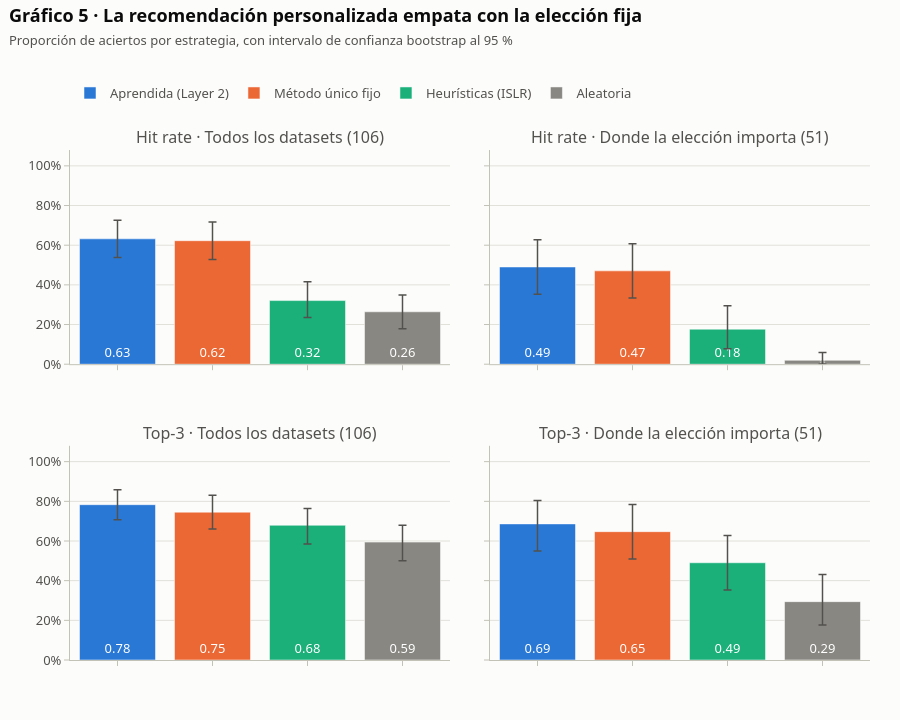

The notebook cell this image was saved under:
### Markdown cell above
**Gráfico 5 — ¿Es real la diferencia entre estrategias?** Los mismos aciertos de la tabla, con
su **intervalo de confianza al 95 %** calculado por *bootstrap*: se remuestrean los datasets
2.000 veces y se mide cuánto varía el resultado. Si los intervalos de dos estrategias se
solapan mucho, la diferencia entre ellas puede deberse al azar de qué datasets entraron en la
muestra.

### Code cell
RNG = np.random.default_rng(20260815)
REPETICIONES = 2000

def intervalo(valores, rng=RNG, reps=REPETICIONES):
    # IC 95 % bootstrap sobre datasets: se remuestrean datasets, no evaluaciones.
    valores = np.asarray(valores, dtype=float)
    medias = rng.choice(valores, size=(reps, len(valores)), replace=True).mean(axis=1)
    return np.percentile(medias, [2.5, 97.5])

filas = []
for estrato, frame in (("Todos los datasets (106)", OUT0),
                       ("Donde la elección importa (51)", OUT0[OUT0.discriminating])):
    for metrica, columna in (("Hit rate", "hit"), ("Top-3", "top_k_hit")):
        for estrategia in ORDEN_ESTRATEGIAS:
            valores = frame.loc[frame.estrategia == estrategia, columna]
            bajo, alto = intervalo(valores)
            filas.append(dict(estrato=estrato, metrica=metrica, estrategia=estrategia,
                              valor=valores.mean(), bajo=bajo, alto=alto))
ic = pd.DataFrame(filas)

estratos = ic.estrato.unique().tolist()
metricas = ["Hit rate", "Top-3"]
fig = make_subplots(rows=2, cols=2, shared_yaxes=True, vertical_spacing=0.16,
                    horizontal_spacing=0.05,
                    subplot_titles=[f"{m} · {e}" for m in metricas for e in estratos])
for i, metrica in enumerate(metricas, start=1):
    for j, estrato in enumerate(estratos, start=1):
        sub = ic[(ic.metrica == metrica) & (ic.estrato == estrato)]
        for _, fila in sub.iterrows():
            fig.add_bar(
                x=[fila.estrategia], y=[fila.valor], name=fila.estrategia,
                marker=dict(color=COLOR_ESTRATEGIA[fila.estrategia]),
                error_y=dict(type="data", symmetric=False, array=[fila.alto - fila.valor],
                             arrayminus=[fila.valor - fila.bajo], color=TINTA_2, thickness=1.5),
                text=[f"{fila.valor:.2f}"], textposition="inside", insidetextanchor="start",
                textfont=dict(color="white"),
                showlegend=(i == 1 and j == 1), legendgroup=fila.estrategia,
                hovertemplate=f"<b>{fila.estrategia}</b><br>{metrica}: {fila.valor:.2f}<br>"
                              f"IC 95 %: [{fila.bajo:.2f}, {fila.alto:.2f}]<extra></extra>",
                row=i, col=j)
fig.update_xaxes(showticklabels=False)
fig.update_yaxes(range=[0, 1.08], tickformat=".0%")
estilo(fig, "Gráfico 5 · La recomendación personalizada empata con la elección fija",
       "Proporción de aciertos por estrategia, con intervalo de confianza bootstrap al 95 %",
       alto=720).show()

### Figure 1 — Plotly figure (JSON) as saved in the notebook; plotly's stock layout.template omitted (floating-point values rounded to 4 significant figures)
{"data": [{"error_y": {"array": [0.09434], "arrayminus": [0.09434], "color": "#52514e", "symmetric": false, "thickness": 1.5, "type": "data"}, "hovertemplate": "<b>Aprendida (Layer 2)</b><br>Hit rate: 0.63<br>IC 95 %: [0.54, 0.73]<extra></extra>", "insidetextanchor": "start", "legendgroup": "Aprendida (Layer 2)", "marker": {"color": "#2a78d6"}, "name": "Aprendida (Layer 2)", "showlegend": true, "text": ["0.63"], "textfont": {"color": "white"}, "textposition": "inside", "type": "bar", "x": ["Aprendida (Layer 2)"], "xaxis": "x", "y": [0.6321], "yaxis": "y"}, {"error_y": {"array": [0.09434], "arrayminus": [0.09434], "color": "#52514e", "symmetric": false, "thickness": 1.5, "type": "data"}, "hovertemplate": "<b>Método único fijo</b><br>Hit rate: 0.62<br>IC 95 %: [0.53, 0.72]<extra></extra>", "insidetextanchor": "start", "legendgroup": "Método único fijo", "marker": {"color": "#eb6834"}, "name": "Método único fijo", "showlegend": true, "text": ["0.62"], "textfont": {"color": "white"}, "textposition": "inside", "type": "bar", "x": ["Método único fijo"], "xaxis": "x", "y": [0.6226], "yaxis": "y"}, {"error_y": {"array": [0.09434], "arrayminus": [0.08491], "color": "#52514e", "symmetric": false, "thickness": 1.5, "type": "data"}, "hovertemplate": "<b>Heurísticas (ISLR)</b><br>Hit rate: 0.32<br>IC 95 %: [0.24, 0.42]<extra></extra>", "insidetextanchor": "start", "legendgroup": "Heurísticas (ISLR)", "marker": {"color": "#1baf7a"}, "name": "Heurísticas (ISLR)", "showlegend": true, "text": ["0.32"], "textfont": {"color": "white"}, "textposition": "inside", "type": "bar", "x": ["Heurísticas (ISLR)"], "xaxis": "x", "y": [0.3208], "yaxis": "y"}, {"error_y": {"array": [0.08491], "arrayminus": [0.08491], "color": "#52514e", "symmetric": false, "thickness": 1.5, "type": "data"}, "hovertemplate": "<b>Aleatoria</b><br>Hit rate: 0.26<br>IC 95 %: [0.18, 0.35]<extra></extra>", "insidetextanchor": "start", "legendgroup": "Aleatoria", "marker": {"color": "#898781"}, "name": "Aleatoria", "showlegend": true, "text": ["0.26"], "textfont": {"color": "white"}, "textposition": "inside", "type": "bar", "x": ["Aleatoria"], "xaxis": "x", "y": [0.2642], "yaxis": "y"}, {"error_y": {"array": [0.1373], "arrayminus": [0.1373], "color": "#52514e", "symmetric": false, "thickness": 1.5, "type": "data"}, "hovertemplate": "<b>Aprendida (Layer 2)</b><br>Hit rate: 0.49<br>IC 95 %: [0.35, 0.63]<extra></extra>", "insidetextanchor": "start", "legendgroup": "Aprendida (Layer 2)", "marker": {"color": "#2a78d6"}, "name": "Aprendida (Layer 2)", "showlegend": false, "text": ["0.49"], "textfont": {"color": "white"}, "textposition": "inside", "type": "bar", "x": ["Aprendida (Layer 2)"], "xaxis": "x2", "y": [0.4902], "yaxis": "y2"}, {"error_y": {"array": [0.1373], "arrayminus": [0.1373], "color": "#52514e", "symmetric": false, "thickness": 1.5, "type": "data"}, "hovertemplate": "<b>Método único fijo</b><br>Hit rate: 0.47<br>IC 95 %: [0.33, 0.61]<extra></extra>", "insidetextanchor": "start", "legendgroup": "Método único fijo", "marker": {"color": "#eb6834"}, "name": "Método único fijo", "showlegend": false, "text": ["0.47"], "textfont": {"color": "white"}, "textposition": "inside", "type": "bar", "x": ["Método único fijo"], "xaxis": "x2", "y": [0.4706], "yaxis": "y2"}, {"error_y": {"array": [0.1176], "arrayminus": [0.09804], "color": "#52514e", "symmetric": false, "thickness": 1.5, "type": "data"}, "hovertemplate": "<b>Heurísticas (ISLR)</b><br>Hit rate: 0.18<br>IC 95 %: [0.08, 0.29]<extra></extra>", "insidetextanchor": "start", "legendgroup": "Heurísticas (ISLR)", "marker": {"color": "#1baf7a"}, "name": "Heurísticas (ISLR)", "showlegend": false, "text": ["0.18"], "textfont": {"color": "white"}, "textposition": "inside", "type": "bar", "x": ["Heurísticas (ISLR)"], "xaxis": "x2", "y": [0.1765], "yaxis": "y2"}, {"error_y": {"array": [0.03922], "arrayminus": [0.01961], "color": "#52514e", "symmetric": false, "thickness": 1.5, "type": "data"}, "hovertemplate": "<b>Aleatoria</b><br>Hit rate: 0.02<br>IC 95 %: [0.00, 0.06]<extra></extra>", "insidetextanchor": "start", "legendgroup": "Aleatoria", "marker": {"color": "#898781"}, "name": "Aleatoria", "showlegend": false, "text": ["0.02"], "textfont": {"color": "white"}, "textposition": "inside", "type": "bar", "x": ["Aleatoria"], "xaxis": "x2", "y": [0.01961], "yaxis": "y2"}, {"error_y": {"array": [0.07547], "arrayminus": [0.07547], "color": "#52514e", "symmetric": false, "thickness": 1.5, "type": "data"}, "hovertemplate": "<b>Aprendida (Layer 2)</b><br>Top-3: 0.78<br>IC 95 %: [0.71, 0.86]<extra></extra>", "insidetextanchor": "start", "legendgroup": "Aprendida (Layer 2)", "marker": {"color": "#2a78d6"}, "name": "Aprendida (Layer 2)", "showlegend": false, "text": ["0.78"], "textfont": {"color": "white"}, "textposition": "inside", "type": "bar", "x": ["Aprendida (Layer 2)"], "xaxis": "x3", "y": [0.783], "yaxis": "y3"}, {"error_y": {"array": [0.08491], "arrayminus": [0.08514], "color": "#52514e", "symmetric": false, "thickness": 1.5, "type": "data"}, "hovertemplate": "<b>Método único fijo</b><br>Top-3: 0.75<br>IC 95 %: [0.66, 0.83]<extra></extra>", "insidetextanchor": "start", "legendgroup": "Método único fijo", "marker": {"color": "#eb6834"}, "name": "Método único fijo", "showlegend": false, "text": ["0.75"], "textfont": {"color": "white"}, "textposition": "inside", "type": "bar", "x": ["Método único fijo"], "xaxis": "x3", "y": [0.7453], "yaxis": "y3"}, {"error_y": {"array": [0.08491], "arrayminus": [0.09434], "color": "#52514e", "symmetric": false, "thickness": 1.5, "type": "data"}, "hovertemplate": "<b>Heurísticas (ISLR)</b><br>Top-3: 0.68<br>IC 95 %: [0.58, 0.76]<extra></extra>", "insidetextanchor": "start", "legendgroup": "Heurísticas (ISLR)", "marker": {"color": "#1baf7a"}, "name": "Heurísticas (ISLR)", "showlegend": false, "text": ["0.68"], "textfont": {"color": "white"}, "textposition": "inside", "type": "bar", "x": ["Heurísticas (ISLR)"], "xaxis": "x3", "y": [0.6792], "yaxis": "y3"}, {"error_y": {"array": [0.08491], "arrayminus": [0.09434], "color": "#52514e", "symmetric": false, "thickness": 1.5, "type": "data"}, "hovertemplate": "<b>Aleatoria</b><br>Top-3: 0.59<br>IC 95 %: [0.50, 0.68]<extra></extra>", "insidetextanchor": "start", "legendgroup": "Aleatoria", "marker": {"color": "#898781"}, "name": "Aleatoria", "showlegend": false, "text": ["0.59"], "textfont": {"color": "white"}, "textposition": "inside", "type": "bar", "x": ["Aleatoria"], "xaxis": "x3", "y": [0.5943], "yaxis": "y3"}, {"error_y": {"array": [0.1176], "arrayminus": [0.1373], "color": "#52514e", "symmetric": false, "thickness": 1.5, "type": "data"}, "hovertemplate": "<b>Aprendida (Layer 2)</b><br>Top-3: 0.69<br>IC 95 %: [0.55, 0.80]<extra></extra>", "insidetextanchor": "start", "legendgroup": "Aprendida (Layer 2)", "marker": {"color": "#2a78d6"}, "name": "Aprendida (Layer 2)", "showlegend": false, "text": ["0.69"], "textfont": {"color": "white"}, "textposition": "inside", "type": "bar", "x": ["Aprendida (Layer 2)"], "xaxis": "x4", "y": [0.6863], "yaxis": "y4"}, {"error_y": {"array": [0.1373], "arrayminus": [0.1373], "color": "#52514e", "symmetric": false, "thickness": 1.5, "type": "data"}, "hovertemplate": "<b>Método único fijo</b><br>Top-3: 0.65<br>IC 95 %: [0.51, 0.78]<extra></extra>", "insidetextanchor": "start", "legendgroup": "Método único fijo", "marker": {"color": "#eb6834"}, "name": "Método único fijo", "showlegend": false, "text": ["0.65"], "textfont": {"color": "white"}, "textposition": "inside", "type": "bar", "x": ["Método único fijo"], "xaxis": "x4", "y": [0.6471], "yaxis": "y4"}, {"error_y": {"array": [0.1373], "arrayminus": [0.1373], "color": "#52514e", "symmetric": false, "thickness": 1.5, "type": "data"}, "hovertemplate": "<b>Heurísticas (ISLR)</b><br>Top-3: 0.49<br>IC 95 %: [0.35, 0.63]<extra></extra>", "insidetextanchor": "start", "legendgroup": "Heurísticas (ISLR)", "marker": {"color": "#1baf7a"}, "name": "Heurísticas (ISLR)", "showlegend": false, "text": ["0.49"], "textfont": {"color": "white"}, "textposition": "inside", "type": "bar", "x": ["Heurísticas (ISLR)"], "xaxis": "x4", "y": [0.4902], "yaxis": "y4"}, {"error_y": {"array": [0.1373], "arrayminus": [0.1176], "color": "#52514e", "symmetric": false, "thickness": 1.5, "type": "data"}, "hovertemplate": "<b>Aleatoria</b><br>Top-3: 0.29<br>IC 95 %: [0.18, 0.43]<extra></extra>", "insidetextanchor": "start", "legendgroup": "Aleatoria", "marker": {"color": "#898781"}, "name": "Aleatoria", "showlegend": false, "text": ["0.29"], "textfont": {"color": "white"}, "textposition": "inside", "type": "bar", "x": ["Aleatoria"], "xaxis": "x4", "y": [0.2941], "yaxis": "y4"}], "layout": {"annotations": [{"font": {"color": "#52514e", "size": 16}, "showarrow": false, "text": "Hit rate · Todos los datasets (106)", "x": 0.2375, "xanchor": "center", "xref": "paper", "y": 1, "yanchor": "bottom", "yref": "paper"}, {"font": {"color": "#52514e", "size": 16}, "showarrow": false, "text": "Hit rate · Donde la elección importa (51)", "x": 0.7625, "xanchor": "center", "xref": "paper", "y": 1, "yanchor": "bottom", "yref": "paper"}, {"font": {"color": "#52514e", "size": 16}, "showarrow": false, "text": "Top-3 · Todos los datasets (106)", "x": 0.2375, "xanchor": "center", "xref": "paper", "y": 0.42, "yanchor": "bottom", "yref": "paper"}, {"font": {"color": "#52514e", "size": 16}, "showarrow": false, "text": "Top-3 · Donde la elección importa (51)", "x": 0.7625, "xanchor": "center", "xref": "paper", "y": 0.42, "yanchor": "bottom", "yref": "paper"}], "font": {"color": "#0b0b0b", "family": "system-ui, -apple-system, 'Segoe UI', sans-serif", "size": 13}, "height": 720, "hoverlabel": {"bgcolor": "white", "font": {"family": "system-ui, -apple-system, 'Segoe UI', sans-serif", "size": 13}}, "legend": {"font": {"color": "#52514e"}, "orientation": "h", "title": {}, "x": 0, "y": 1.082, "yanchor": "bottom"}, "margin": {"b": 60, "l": 70, "r": 30, "t": 150}, "paper_bgcolor": "#fcfcfb", "plot_bgcolor": "#fcfcfb", "title": {"text": "<b>Gráfico 5 · La recomendación personalizada empata con la elección fija</b><br><span style='font-size:13px;color:#52514e'>Proporción de aciertos por estrategia, con intervalo de confianza bootstrap al 95 %</span>", "x": 0.01, "xanchor": "left", "y": 0.97, "yanchor": "top"}, "xaxis": {"anchor": "y", "domain": [0, 0.475], "linecolor": "#c3c2b7", "showgrid": false, "showticklabels": false, "tickcolor": "#c3c2b7", "tickfont": {"color": "#52514e"}, "title": {"font": {"color": "#52514e"}}}, "xaxis2": {"anchor": "y2", "domain": [0.525, 1], "linecolor": "#c3c2b7", "showgrid": false, "showticklabels": false, "tickcolor": "#c3c2b7", "tickfont": {"color": "#52514e"}, "title": {"font": {"color": "#52514e"}}}, "xaxis3": {"anchor": "y3", "domain": [0, 0.475], "linecolor": "#c3c2b7", "showgrid": false, "showticklabels": false, "tickcolor": "#c3c2b7", "tickfont": {"color": "#52514e"}, "title": {"font": {"color": "#52514e"}}}, "xaxis4": {"anchor": "y4", "domain": [0.525, 1], "linecolor": "#c3c2b7", "showgrid": false, "showticklabels": false, "tickcolor": "#c3c2b7", "tickfont": {"color": "#52514e"}, "title": {"font": {"color": "#52514e"}}}, "yaxis": {"anchor": "x", "domain": [0.58, 1], "gridcolor": "#e1e0d9", "linecolor": "#c3c2b7", "range": [0, 1.08], "showgrid": true, "tickcolor": "#c3c2b7", "tickfont": {"color": "#52514e"}, "tickformat": ".0%", "title": {"font": {"color": "#52514e"}}}, "yaxis2": {"anchor": "x2", "domain": [0.58, 1], "gridcolor": "#e1e0d9", "linecolor": "#c3c2b7", "matches": "y", "range": [0, 1.08], "showgrid": true, "showticklabels": false, "tickcolor": "#c3c2b7", "tickfont": {"color": "#52514e"}, "tickformat": ".0%", "title": {"font": {"color": "#52514e"}}}, "yaxis3": {"anchor": "x3", "domain": [0, 0.42], "gridcolor": "#e1e0d9", "linecolor": "#c3c2b7", "range": [0, 1.08], "showgrid": true, "tickcolor": "#c3c2b7", "tickfont": {"color": "#52514e"}, "tickformat": ".0%", "title": {"font": {"color": "#52514e"}}}, "yaxis4": {"anchor": "x4", "domain": [0, 0.42], "gridcolor": "#e1e0d9", "linecolor": "#c3c2b7", "matches": "y3", "range": [0, 1.08], "showgrid": true, "showticklabels": false, "tickcolor": "#c3c2b7", "tickfont": {"color": "#52514e"}, "tickformat": ".0%", "title": {"font": {"color": "#52514e"}}}}}
